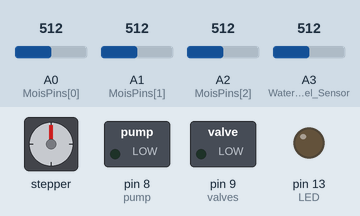
The sketch below on a simulated Arduino Uno, built with avr-gcc and run on an emulated ATmega328P. Shown: stepper motor, switched loads named in the sketch (green lamp = pin HIGH), output pins drawn as LEDs (lit = HIGH). The test bench sets the inputs (shaded band); at power-on: A1 (MoisPins[1]) = 512, A0 (MoisPins[0]) = 512, A2 (MoisPins[2]) = 512, A3 (Water_Level_Sensor) = 512. Stepper angles assume 200 steps per turn; what the sketch prints to the serial monitor is not drawn.

Above: at 1.2 s.
1.3 s: A1 (MoisPins[1]) set to 552
4.3 s: A1 (MoisPins[1]) set to 578
At 4.77 s:
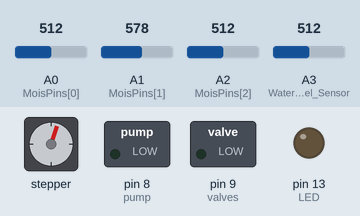
At 30.9 s:
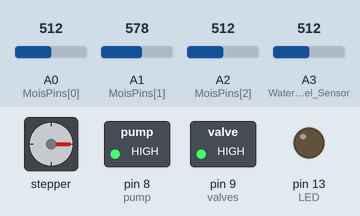
Timing chart, 0 to 31.4 s (numbered marks = the images above; inputs shaded):
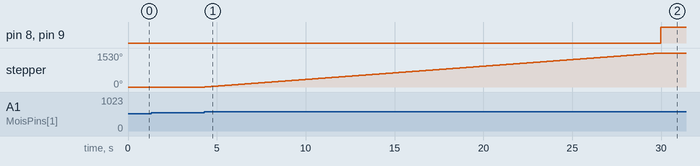

The sketch:

gardenBot_control.ino
```cpp
//*************************
//Libraries
#include <math.h>
#include <Wire.h>
#include <Adafruit_MotorShield.h>
#include "utility/Adafruit_MS_PWMServoDriver.h"

//*************************
//Irrigation controls:
#define pump 8                //Pump control pin
#define valves 9              //Valve control (1,2,3)
#define Water_Level_Sensor A3 //Water level sensor
#define LED LED_BUILTIN       //Water level indicator
#define PLANT_THRESH 45       //Soil moisture level threshold for plant

//Watering sensor controls:/
double WaterAna;
double WaterNum;

//Moisture sensor controls:
double MoisAna[3];                              //Array of analog moisture values
double MoisPer[3];                              //Array of percent moisture values
static const uint8_t MoisPins[3] = {A0,A1,A2};  //Moisutre sensor pins
static const int AIR_VAL = 700;                 //Mositure reading of the sensor in air @ room temp
static const int WATER_VAL = 400;               //Moisture reading of the sensor submersed in tap water

//Sensor arrays:
uint8_t curSensor[3] = {1,2,3}; //Current sesnors being read/watered
int * drySensors;               //Sensors that require water
uint8_t sens[3];                //Sensor array to return to user

//Actuation controls:
Adafruit_MotorShield AFMS = Adafruit_MotorShield();       //Motor shield - Adafruit V2.0
Adafruit_StepperMotor *myMotor = AFMS.getStepper(200, 2); //Bi-stepper motor with 1.8 degree motor/360 has 200 steps, motor is connected to M3 & M4 (port 2)
int position_delta = 0;                               //Current change in steps of motors

//*************************
//Arduino setup:
void setup() {
  //Irrigation setup
  pinMode(pump, OUTPUT);
  pinMode(valves, OUTPUT);
  pinMode(LED,OUTPUT);

  digitalWrite(pump, LOW);
  digitalWrite(valves, LOW);

  //Setup motor paramters
  myMotor->setSpeed(10);

  //Initilize motor sheild
  AFMS.begin();

  //Initilize serial connection
  Serial.begin(9600); //Allow for monitoring on PC (COM3) at buad rate of 9600
  Serial.println("Setup complete");
}

//*************************
//Sensing and actuation loop:
void loop() {
      char buffer[100];
      //Check if there is water available:
      int waterLevel = waterLevelDetection();

      //Check which sensors need water:
      drySensors = senseWater();

      //If there is enough water available:
      if (waterLevel == 1) {
        //Cycle through all sensors that may need water
        for (int i=0; i<(sizeof(drySensors)+1); i++) {
          //Check if the current sensor needs water
          if (drySensors[i] == 1) {
            waterPlants(curSensor[i]); //Start watering routine, for current sensor
            sens[i]=drySensors[i];     //Record sensor value to place in the buffer
            drySensors[i] = 0;         //Reset the status of current sensor
          }
        }
      }

      //Output data:
      char dataSet = sprintf(buffer, "DATASTREAM: %d\t%d\t%d\t%d",waterLevel ,sens[0], sens[1], sens[2]);
      Serial.println(buffer);
}

//*************************
//MOISTURE LEVEL:
int * senseWater() {
  char buffer[100];
  int *sensors = new int[3];

  for(int i = 0; i<3; i++) {
    MoisAna[i] = analogRead(MoisPins[i]);
    MoisPer[i] = map(MoisAna[i], AIR_VAL, WATER_VAL,0,100); //Convert analog value to relative percent (0-100)

    if (MoisPer[i] < PLANT_THRESH) {
      sensors[i] = 1; //Need water
    } else {
      sensors[i] = 0; //Does not need water
    }
  }
  return sensors; //Will return list of sensors that require watering (value = 1)
}

//*************************
//WATER LEVEL:
int waterLevelDetection() {
  WaterAna=(long)analogRead(Water_Level_Sensor);
  WaterNum=(WaterAna/650)*4;

  if(WaterAna<100){
    digitalWrite(LED,HIGH);
    return (0);
  } else {

    digitalWrite(LED,LOW);
    return (1); //Will return 1 if have enough water, else will return 0
  }
}

//*************************
//WATERING SEQUENCE:
void waterPlants(int curSensor) {
        //M3_L = RED , M3_R = GREEN
        //M4_L = YELLOW , M4_R = BLUE
        position_delta = 0;

        //Actuate motors:
        if (curSensor == 1) {
          position_delta = 0;
          myMotor->step(position_delta,FORWARD, DOUBLE); //Move to correct position
          myMotor->release();
        }
        else if (curSensor == 2) {
          position_delta = 850;
          myMotor->step(position_delta,FORWARD, DOUBLE); //Move to correct position
          myMotor->release();
        }
        else if (curSensor == 3) {
          position_delta = 1600;
          myMotor->step(position_delta,FORWARD, DOUBLE); //Move to correct position
          myMotor->release();
        }

        //Open valves
        if (curSensor == 1) {
          digitalWrite(valves, HIGH);
        }
        else if (curSensor == 2) {
          digitalWrite(valves, HIGH);
        }
        else if (curSensor == 3) {
          digitalWrite(valves, HIGH);
        }

        //Pump and continue to pump untill current dry sensor is not dry
        int dry = 1;
        int * sensors;
        sensors = senseWater();
        while (sensors[curSensor-1]==1) {
            digitalWrite(pump, HIGH);
            sensors = senseWater();
        }

        digitalWrite(pump, HIGH);
        delay(7000); //Ensure sensor reading is stabalized
        digitalWrite(pump, LOW);

        //Close valves
        digitalWrite(valves, LOW);

        //Move motors back to original position
        myMotor->step(position_delta, BACKWARD, DOUBLE);
        myMotor->release();
}
//*************************
```

Measured:
- the behaviour switches between 565 and 566 on A1 (MoisPins[1]) (found by bisection; images 0 and 1)
- after the input at 1.3 s, every drawn part: stays the same
- after the input at 4.3 s, pin 8 (pump), pin 9 (valves): LOW → HIGH after 25.7 s; stepper: turns 1530° clockwise in 25.6 s, starting at once
